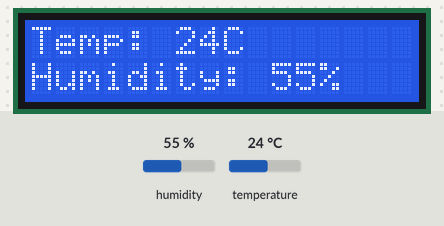
A sketch run on a simulated Arduino Uno, built with avr-gcc and run on an emulated ATmega328P. Shown: 16×2 character LCD. The inputs (shaded band) are chosen by the test bench; at power-on: humidity 55 %, temperature 24 °C.

Above: at 1.2 s.
1.3 s: humidity set to 22 %
At 2.7 s:
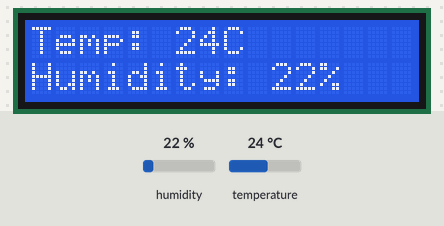
4.1 s: temperature set to 12 °C
At 5.1 s:
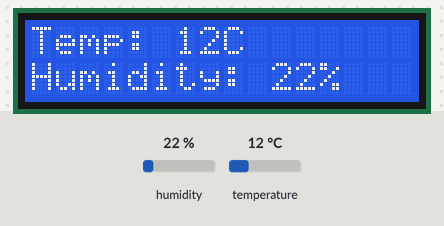
6.9 s: humidity set to 40 %
At 8.8 s:
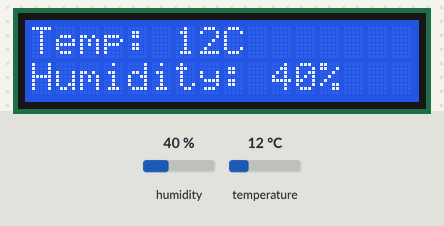
9.8 s: temperature set to 19 °C
At 11.2 s:
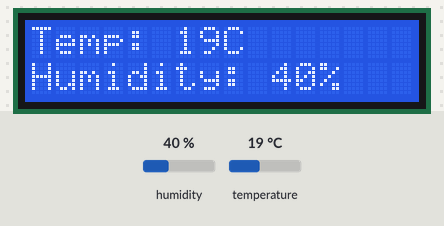
Timing chart, 0 to 12.8 s (numbered marks = the images above; inputs shaded):
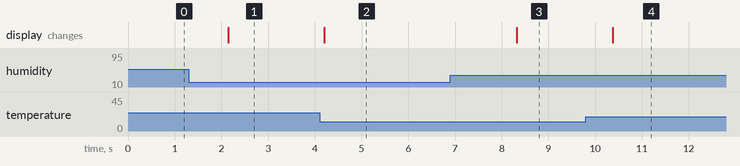

The sketch:

srbh.ino
```cpp
// DHT code from:
// Example testing sketch for various DHT humidity/temperature sensors
// Written by ladyada, public domain

#include "DHT.h"

#define DHTPIN 2     // what pin we're connected to

// Uncomment whatever type you're using!
#define DHTTYPE DHT11   // DHT 11
// #define DHTTYPE DHT22   // DHT 22  (AM2302)
//#define DHTTYPE DHT21   // DHT 21 (AM2301)
DHT dht(DHTPIN, DHTTYPE);

// LCD
// LCD RS=3, EN=4, DS4=5, DS5=6, DS6=7, DS7=8
#include <LiquidCrystal.h>
LiquidCrystal lcd( 3, 4, 5, 6, 7, 8);


void setup() {
  Serial.begin(9600);
  // set up the LCD's number of columns and rows:
  lcd.begin(16,2);
  dht.begin();
}

void loop() {

  // Reading temperature or humidity takes about 250 milliseconds!
  // Sensor readings may also be up to 2 seconds 'old' (its a very slow sensor)
  int h = dht.readHumidity();
  int t = dht.readTemperature();

    // set the cursor to (0,0):
  lcd.setCursor(0, 0);
  // print from 0 to 9:

   lcd.print("Temp: ");
   lcd.print(t);
   lcd.print("C");
  // set the cursor to (16,1):
  lcd.setCursor(0,1);
  lcd.print("Humidity: ");
  lcd.print(h);
  lcd.print("%");
    delay(200);
}
```

Measured:
- after the input at 1.3 s, the display: changes after 0.85 s (image 1)
- after the input at 4.1 s, the display: changes after 0.10 s (image 2)
- after the input at 6.9 s, the display: changes after 1.4 s (image 3)
- after the input at 9.8 s, the display: changes after 0.57 s (image 4)
